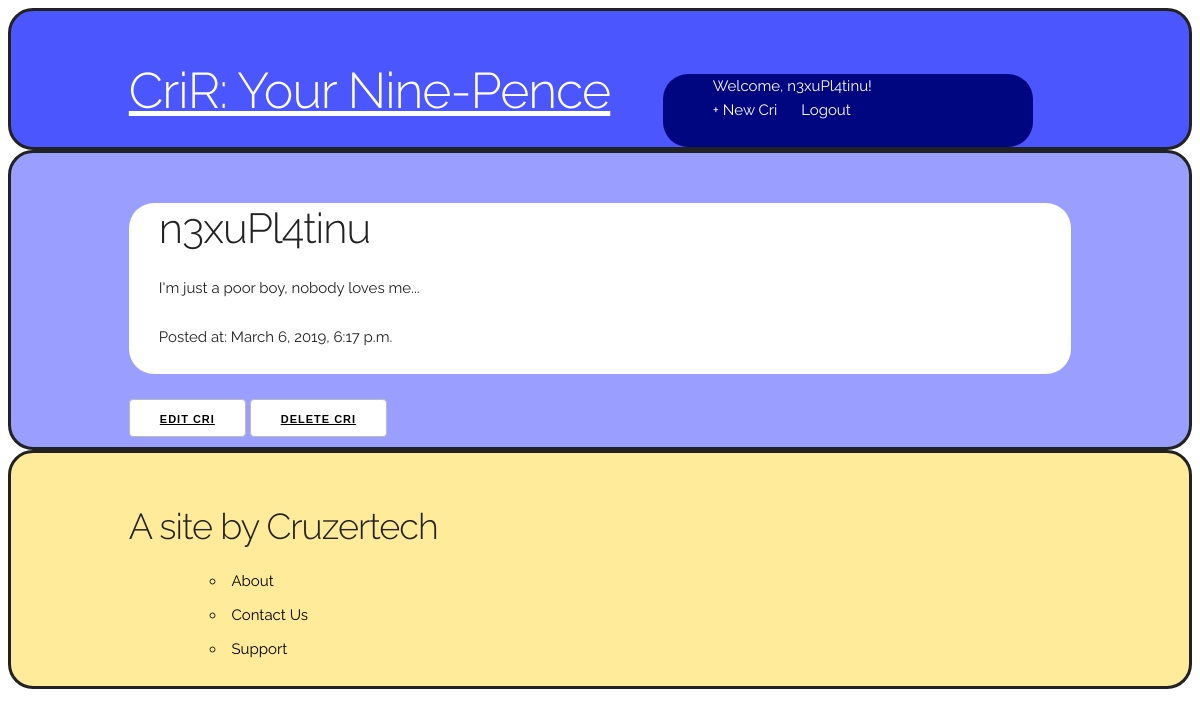
Screenshot of /cri/1/ (signed in) with the database file from the repository.
### criRapp/models.py (models this page shows, shortened)
class Cri(models.Model):
    author = models.ForeignKey('auth.user', on_delete=models.CASCADE)
    created = models.DateTimeField(auto_now_add=True)
    updated = models.DateTimeField(auto_now=True)
    body = models.CharField(max_length=200)
    photo = models.ImageField(upload_to='images/')
    @property
    def created_updated_differ(self):
        return(self.updated - self.created) > timedelta(seconds=1)

### criRapp/views.py (the view)
# urls.py: path('cri/<int:pk>/', views.CrirDetailView.as_view(), name='cri_detail'),
class CrirDetailView(LoginRequiredMixin,DetailView):
    model = Cri
    template_name = 'criRapp/cri_detail.html'

### criRapp/templates/criRapp/cri_detail.html (shortened to what this page needs)
{% extends 'criRapp/base.html' %}
{% block content %}
    <div class="post-entry">
        <h2>{{ cri.author }}</h2>
        <p>{{ cri.body }}</p>
        <p>Posted at: {{ cri.created }}</p>
    </div>
    {% if cri.author == user %}
        <button type="submit"><a href="{% url 'cri_edit' cri.pk %}">Edit Cri</a></button>
        <button type="submit"><a href="{% url 'cri_delete' cri.pk %}">Delete Cri</a></button>
    {% endif %}
{% endblock content %}

### criRapp/templates/criRapp/base.html (shortened to what this page needs)
{% load static %}
<html>
    <head>
        <link rel="stylesheet" type="text/css" href="{% static 'css/base.css' %}">
    </head>
    <body>
    <section class="topbar">
        <div class="container">
            <header>
            <div class="seven columns">
                <h1><a href="/">CriR: Your Nine-Pence</a></h1>
            </div>
            <div id="nav" class="five columns">
            {% if user.is_authenticated %}
                <ul>
                    <li>Welcome, <a href="{% url 'user_cri_list' user.username %}">{{ user.username }}</a>!</li><br>
                    <li><a href="{% url 'cri_new' %}">+ New Cri</a></li>
                    <li><a href="{% url 'logout' %}">Logout</a></li>
                </ul>
            {% else %}
                <p>You are not logged in.</p>
                <p><a href="{% url 'login' %}">Login</a> | <a href="{% url 'signup' %}">Sign Up</a></p>
            {% endif %}
            </div>
            </header>
        </div>
    </section>
    <section class="cris">
        <div class="container">
        {% block content %}
        {% endblock content %}
        </div>
    </section>
    <section class="footer">
        <div class="container">
            <footer>
            <div class="five columns">
                <h3>A site by Cruzertech</h3>
            </div>
            <div class="offset-by-one columns">
                <ul>
                    <li><a href=''>About</a></li>
                    <li><a href=''>Contact Us</a></li>
                    <li><a href=''>Support</a></li>
                </ul>
            </div>
            </footer>
        </div>
    </section>
    </body>
</html>

### static/css/base.css (style rules this page uses)
.container { position: relative; width: 100%; max-width: 960px; margin: 0 auto; padding: 0 20px; box-sizing: border-box; }
.column, .columns { width: 100%; float: left; box-sizing: border-box; }
@media (min-width: 400px) { .container { width: 85%; padding: 0; } }
@media (min-width: 550px) { .container { width: 80%; } }
@media (min-width: 550px) { .column, .columns { margin-left: 4%; } }
@media (min-width: 550px) { .column:first-child, .columns:first-child { margin-left: 0; } }
@media (min-width: 550px) { .five.columns { width: 39.3333333333%; } }
@media (min-width: 550px) { .seven.columns { width: 56.6666666667%; } }
@media (min-width: 550px) { .offset-by-one.column, .offset-by-one.columns { margin-left: 8.66666666667%; } }
html { font-size: 62.5%; }
body { font-size: 1.5em; line-height: 1.6; font-weight: 400; font-family: "Raleway", "HelveticaNeue", "Helvetica Neue", Helvetica, Arial, sans-serif; color: #222; }
h1, h2, h3, h4, h5, h6 { margin-top: 0; margin-bottom: 2rem; font-weight: 300; }
h1 { font-size: 4.0rem; line-height: 1.2; letter-spacing: -.1rem; }
h2 { font-size: 3.6rem; line-height: 1.25; letter-spacing: -.1rem; }
h3 { font-size: 3.0rem; line-height: 1.3; letter-spacing: -.1rem; }
@media (min-width: 550px) { h1 { font-size: 5.0rem; } }
@media (min-width: 550px) { h2 { font-size: 4.2rem; } }
@media (min-width: 550px) { h3 { font-size: 3.6rem; } }
p { margin-top: 0; }
a { color: #1EAEDB; }
.button, button, input[type="submit"], input[type="reset"], input[type="button"] { display: inline-block; height: 38px; padding: 0 30px; color: #555; text-align: center; font-size: 11px; font-weight: 600; line-height: 38px; letter-spacing: .1rem; text-transform: uppercase; text-decoration: none; white-space: nowrap; background-color: transparent; border-radius: 4px; border: 1px solid #bbb; cursor: pointer; box-sizing: border-box; }
ul { list-style: circle inside; }
ol, ul { padding-left: 0; margin-top: 0; }
li { margin-bottom: 1rem; }
button, .button { margin-bottom: 1rem; }
pre, blockquote, dl, figure, table, p, ul, ol, form { margin-bottom: 2.5rem; }
.container:after, .row:after, .u-cf { content: ""; display: table; clear: both; }
.container { margin-top: 50px; }
#nav { margin: 13px 0 0 0; background: #00067F; color: white; border-radius: 25px; padding-left: 50px; }
#nav ul li { display: inline; margin: 0 20px 0 0; }
#nav a { text-decoration: none; }
.topbar { border-radius: 25px; border: solid; background: #4C56FF; }
.topbar a { color: white; }
.cris { background: #999EFF; border-radius: 25px; border: solid; }
.post-entry { background: white; border-radius: 25px; padding-left: 30px; }
button { background: white; }
.footer { background: #FFEB99; border-radius: 25px; border: solid; }
footer { margin-bottom: 50px; }
footer a { color: black; text-decoration: none; }
button a { color: black; }

### rows the page displays
Cri: author "n3xuPl4tinu", body "I'm just a poor boy, nobody loves me...", created "March 6, 2019, 6:17 p.m."

### other values shown
{{ user.username }} "n3xuPl4tinu"
